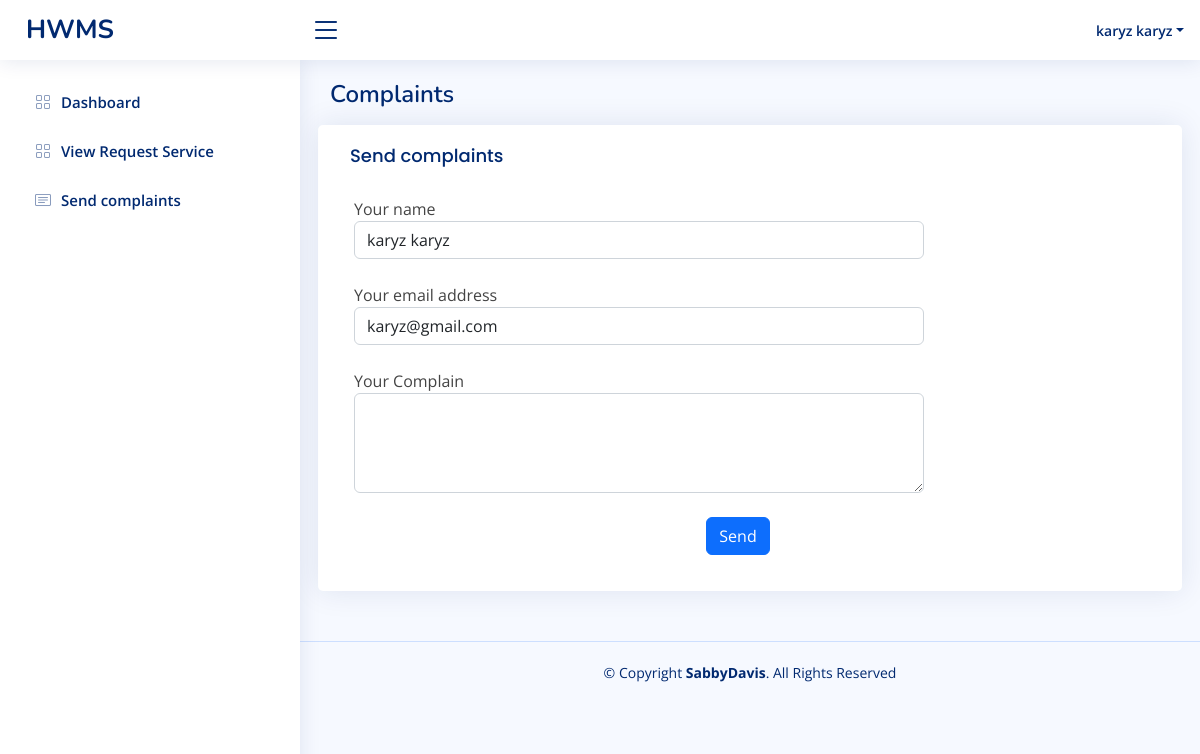
The page /wastecollector/complaints.php (signed in) on the database its author committed.
### tables this page shows
CREATE TABLE `users` (
  `user_id` int(11) NOT NULL,
  `fname` varchar(100) NOT NULL,
  `lname` varchar(100) NOT NULL,
  `email` varchar(100) NOT NULL,
  `password` varchar(255) NOT NULL,
  `address_id` int(11) NOT NULL,
  `contact` varchar(50) NOT NULL,
  `status` int(11) NOT NULL DEFAULT 0,
  `role_id` int(11) NOT NULL DEFAULT 1
);

### wastecollector/complaints.php (the view, shortened to what this page needs)
<?php
require_once('../app/connection.php');
$user_id = $_SESSION['id'];
if (empty($user_id)) {
  header('location:../index.php');
}
 else {
  $query = "select * from users where user_id =$user_id ";
  $send=mysqli_query($con,$query);
  $rows = mysqli_fetch_assoc($send);}
?>
<!DOCTYPE html>
<html lang="en">
<head>
  <link href="../assets/vendor/bootstrap/css/bootstrap.min.css" rel="stylesheet">
  <link href="../assets/vendor/bootstrap-icons/bootstrap-icons.css" rel="stylesheet">
  <link href="../assets/vendor/boxicons/css/boxicons.min.css" rel="stylesheet">
  <link href="../assets/vendor/quill/quill.snow.css" rel="stylesheet">
  <link href="../assets/vendor/quill/quill.bubble.css" rel="stylesheet">
  <link href="../assets/vendor/remixicon/remixicon.css" rel="stylesheet">
  <link href="../assets/vendor/simple-datatables/style.css" rel="stylesheet">
  <link href="../assets/css/style.css" rel="stylesheet">
</head>
<body>
  <header id="header" class="header fixed-top d-flex align-items-center">
    <div class="d-flex align-items-center justify-content-between">
      <a href="index.html" class="logo d-flex align-items-center">
        <span class="d-none d-lg-block">HWMS</span>
      </a>
      <i class="bi bi-list toggle-sidebar-btn"></i>
    </div>
    <nav class="header-nav ms-auto">
      <ul class="d-flex align-items-center">
        <li class="nav-item dropdown pe-3">
          <a class="nav-link nav-profile d-flex align-items-center pe-0" href="#" data-bs-toggle="dropdown">
            <span class="d-none d-md-block dropdown-toggle ps-2"> <?php echo $rows['lname']." ".$rows['fname'];?></span>
          </a>
        </li>
      </ul>
    </nav>
  </header>
  <aside id="sidebar" class="sidebar">
    <ul class="sidebar-nav" id="sidebar-nav">
      <li class="nav-item">
        <a class="nav-link collapsed" href="wastecollectorDashboard.php">
          <i class="bi bi-grid"></i>
          <span>Dashboard</span>
        </a>
      </li>
      <li class="nav-item">
        <a class="nav-link collapsed" href="waste_request.php">
          <i class="bi bi-grid"></i>
          <span>View Request Service</span>
        </a>
      </li>
      <li class="nav-item">
        <a class="nav-link collapsed" href="complaints.php">
          <i class="bi bi-card-text"></i>
          <span>Send complaints</span>
        </a>
      </li>
       </ul>
  </aside>
  <main id="main" class="main">
    <div class="pagetitle">
      <h1>Complaints</h1>
    </div>
    <section class="section">
      <div class="row">
       <div class="card">
        <div class="card-body">
            <h5 class="card-title">Send complaints</h5>
              <form class="row g-3" method="POST">
              <div class="row mb-3">
              <div class="col-md-12 col-lg-9 mt-4">
                <label for="">Your name</label>
                  <input type="text" class="form-control"name="fname" placeholder="Your Name" value="<?php echo $rows['lname']." ".$rows['fname'];?>" readonly>
                </div>
                <div class="col-md-12 col-lg-9 mt-4">
                  <label for="">Your email address</label>
                  <input type="email" class="form-control" name="email"placeholder="Email" value="<?php echo $rows['email'];?>" readonly >
                </div>
                <div class="col-md-12 col-lg-9 mt-4">
                  <label for="">Your Complain </label>
                  <textarea name="maoni" class="form-control" id="about" style="height: 100px"></textarea>
                </div><br>
                <div class="text-center mt-4">
                  <button type="submit" class="btn btn-primary" name="submit">Send</button>
</div>
                </div>
              </form>
            </div>
          </div>
      </div>
    </section>
  </main>
  <footer id="footer" class="footer">
    <div class="copyright">
      &copy; Copyright <strong><span>SabbyDavis</span></strong>. All Rights Reserved
    </div>
  </footer>
</body>
</html>../

### assets/css/style.css (style rules this page uses)
:root { scroll-behavior: smooth; }
body { font-family: "Open Sans", sans-serif; background: #f6f9ff; color: #444444; }
a { color: #4154f1; text-decoration: none; }
h1, h2, h3, h4, h5, h6 { font-family: "Nunito", sans-serif; }
#main { margin-top: 60px; padding: 20px 30px; transition: all 0.3s; }
.pagetitle { margin-bottom: 10px; }
.pagetitle h1 { font-size: 24px; margin-bottom: 0; font-weight: 600; color: #012970; }
.card { margin-bottom: 30px; border: none; border-radius: 5px; box-shadow: 0px 0 30px rgba(1, 41, 112, 0.1); }
.card-title { padding: 20px 0 15px 0; font-size: 18px; font-weight: 500; color: #012970; font-family: "Poppins", sans-serif; }
.card-body { padding: 0 20px 20px 20px; }
.logo { line-height: 1; }
@media (min-width: 1200px) { .logo { width: 280px; } }
.logo span { font-size: 26px; font-weight: 700; color: #012970; font-family: "Nunito", sans-serif; }
.header { transition: all 0.5s; z-index: 997; height: 60px; box-shadow: 0px 2px 20px rgba(1, 41, 112, 0.1); background-color: #fff; padding-left: 20px; }
.header .toggle-sidebar-btn { font-size: 32px; padding-left: 10px; cursor: pointer; color: #012970; }
.header-nav ul { list-style: none; }
.header-nav>ul { margin: 0; padding: 0; }
.header-nav .nav-profile { color: #012970; }
.header-nav .nav-profile span { font-size: 14px; font-weight: 600; }
.sidebar { position: fixed; top: 60px; left: 0; bottom: 0; width: 300px; z-index: 996; transition: all 0.3s; padding: 20px; overflow-y: auto; scrollbar-width: thin; scrollbar-color: #aab7cf transparent; box-shadow: 0px 0px 20px rgba(1, 41, 112, 0.1); background-color: #fff; }
@media (min-width: 1200px) { #main, #footer { margin-left: 300px; } }
.sidebar-nav { padding: 0; margin: 0; list-style: none; }
.sidebar-nav li { padding: 0; margin: 0; list-style: none; }
.sidebar-nav .nav-item { margin-bottom: 5px; }
.sidebar-nav .nav-link { display: flex; align-items: center; font-size: 15px; font-weight: 600; color: #4154f1; transition: 0.3; background: #f6f9ff; padding: 10px 15px; border-radius: 4px; }
.sidebar-nav .nav-link i { font-size: 16px; margin-right: 10px; color: #4154f1; }
.sidebar-nav .nav-link.collapsed { color: #012970; background: #fff; }
.sidebar-nav .nav-link.collapsed i { color: #899bbd; }
.footer { padding: 20px 0; font-size: 14px; transition: all 0.3s; border-top: 1px solid #cddfff; }
.footer .copyright { text-align: center; color: #012970; }

### rows shown on the page
users: lname "karyz", fname "karyz", fname "karyz karyz", email "karyz@gmail.com"
